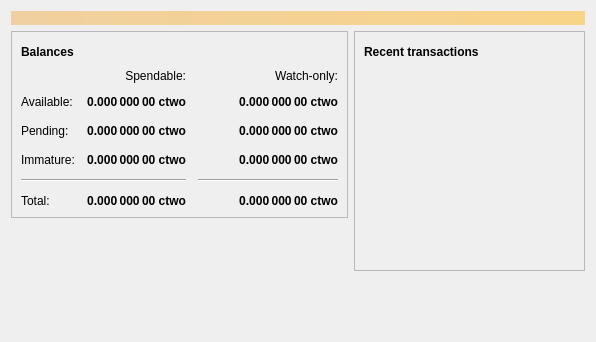
<?xml version="1.0" encoding="UTF-8"?>
<ui version="4.0">
 <class>OverviewPage</class>
 <widget class="QWidget" name="OverviewPage">
  <property name="geometry">
   <rect>
    <x>0</x>
    <y>0</y>
    <width>596</width>
    <height>342</height>
   </rect>
  </property>
  <property name="windowTitle">
   <string>Form</string>
  </property>
  <layout class="QVBoxLayout" name="topLayout">
   <item>
    <widget class="QLabel" name="labelAlerts">
     <property name="visible">
      <bool>false</bool>
     </property>
     <property name="styleSheet">
      <string notr="true">background-color: qlineargradient(x1: 0, y1: 0, x2: 1, y2: 0, stop:0 #F0D0A0, stop:1 #F8D488); color:#000000;</string>
     </property>
     <property name="wordWrap">
      <bool>true</bool>
     </property>
     <property name="margin">
      <number>3</number>
     </property>
    </widget>
   </item>
   <item>
    <layout class="QHBoxLayout" name="horizontalLayout" stretch="1,1">
     <item>
      <layout class="QVBoxLayout" name="verticalLayout_2">
       <item>
        <widget class="QFrame" name="frame">
         <property name="frameShape">
          <enum>QFrame::StyledPanel</enum>
         </property>
         <property name="frameShadow">
          <enum>QFrame::Raised</enum>
         </property>
         <layout class="QVBoxLayout" name="verticalLayout_4">
          <item>
           <layout class="QHBoxLayout" name="horizontalLayout_4">
            <item>
             <widget class="QLabel" name="label_5">
              <property name="font">
               <font>
                <weight>75</weight>
                <bold>true</bold>
               </font>
              </property>
              <property name="text">
               <string>Balances</string>
              </property>
             </widget>
            </item>
            <item>
             <widget class="QPushButton" name="labelWalletStatus">
              <property name="enabled">
               <bool>false</bool>
              </property>
              <property name="maximumSize">
               <size>
                <width>30</width>
                <height>16777215</height>
               </size>
              </property>
              <property name="toolTip">
               <string>The displayed information may be out of date. Your wallet automatically synchronizes with the Bitcoin network after a connection is established, but this process has not completed yet.</string>
              </property>
              <property name="text">
               <string/>
              </property>
              <property name="icon">
               <iconset resource="../bitcoin.qrc">
                <normaloff>:/icons/warning</normaloff>
                <disabledoff>:/icons/warning</disabledoff>:/icons/warning</iconset>
              </property>
              <property name="iconSize">
               <size>
                <width>24</width>
                <height>24</height>
               </size>
              </property>
              <property name="flat">
               <bool>true</bool>
              </property>
             </widget>
            </item>
            <item>
             <spacer name="horizontalSpacer_3">
              <property name="orientation">
               <enum>Qt::Horizontal</enum>
              </property>
              <property name="sizeHint" stdset="0">
               <size>
                <width>40</width>
                <height>20</height>
               </size>
              </property>
             </spacer>
            </item>
           </layout>
          </item>
          <item>
           <layout class="QGridLayout" name="gridLayout">
            <property name="spacing">
             <number>12</number>
            </property>
            <item row="2" column="2">
             <widget class="QLabel" name="labelWatchPending">
              <property name="font">
               <font>
                <weight>75</weight>
                <bold>true</bold>
               </font>
              </property>
              <property name="cursor">
               <cursorShape>IBeamCursor</cursorShape>
              </property>
              <property name="toolTip">
               <string>Unconfirmed transactions to watch-only addresses</string>
              </property>
              <property name="text">
               <string notr="true">0.000 000 00 ctwo</string>
              </property>
              <property name="alignment">
               <set>Qt::AlignRight|Qt::AlignTrailing|Qt::AlignVCenter</set>
              </property>
              <property name="textInteractionFlags">
               <set>Qt::LinksAccessibleByMouse|Qt::TextSelectableByKeyboard|Qt::TextSelectableByMouse</set>
              </property>
             </widget>
            </item>
            <item row="2" column="1">
             <widget class="QLabel" name="labelUnconfirmed">
              <property name="font">
               <font>
                <weight>75</weight>
                <bold>true</bold>
               </font>
              </property>
              <property name="cursor">
               <cursorShape>IBeamCursor</cursorShape>
              </property>
              <property name="toolTip">
               <string>Total of transactions that have yet to be confirmed, and do not yet count toward the spendable balance</string>
              </property>
              <property name="text">
               <string notr="true">0.000 000 00 ctwo</string>
              </property>
              <property name="alignment">
               <set>Qt::AlignRight|Qt::AlignTrailing|Qt::AlignVCenter</set>
              </property>
              <property name="textInteractionFlags">
               <set>Qt::LinksAccessibleByMouse|Qt::TextSelectableByKeyboard|Qt::TextSelectableByMouse</set>
              </property>
             </widget>
            </item>
            <item row="3" column="2">
             <widget class="QLabel" name="labelWatchImmature">
              <property name="font">
               <font>
                <weight>75</weight>
                <bold>true</bold>
               </font>
              </property>
              <property name="cursor">
               <cursorShape>IBeamCursor</cursorShape>
              </property>
              <property name="toolTip">
               <string>Mined balance in watch-only addresses that has not yet matured</string>
              </property>
              <property name="text">
               <string notr="true">0.000 000 00 ctwo</string>
              </property>
              <property name="alignment">
               <set>Qt::AlignRight|Qt::AlignTrailing|Qt::AlignVCenter</set>
              </property>
              <property name="textInteractionFlags">
               <set>Qt::LinksAccessibleByMouse|Qt::TextSelectableByKeyboard|Qt::TextSelectableByMouse</set>
              </property>
             </widget>
            </item>
            <item row="4" column="0" colspan="2">
             <widget class="Line" name="line">
              <property name="orientation">
               <enum>Qt::Horizontal</enum>
              </property>
             </widget>
            </item>
            <item row="4" column="2">
             <widget class="Line" name="lineWatchBalance">
              <property name="sizePolicy">
               <sizepolicy hsizetype="Preferred" vsizetype="Fixed">
                <horstretch>0</horstretch>
                <verstretch>0</verstretch>
               </sizepolicy>
              </property>
              <property name="minimumSize">
               <size>
                <width>140</width>
                <height>0</height>
               </size>
              </property>
              <property name="orientation">
               <enum>Qt::Horizontal</enum>
              </property>
             </widget>
            </item>
            <item row="5" column="0">
             <widget class="QLabel" name="labelTotalText">
              <property name="text">
               <string>Total:</string>
              </property>
             </widget>
            </item>
            <item row="3" column="1">
             <widget class="QLabel" name="labelImmature">
              <property name="font">
               <font>
                <weight>75</weight>
                <bold>true</bold>
               </font>
              </property>
              <property name="cursor">
               <cursorShape>IBeamCursor</cursorShape>
              </property>
              <property name="toolTip">
               <string>Mined balance that has not yet matured</string>
              </property>
              <property name="text">
               <string notr="true">0.000 000 00 ctwo</string>
              </property>
              <property name="alignment">
               <set>Qt::AlignRight|Qt::AlignTrailing|Qt::AlignVCenter</set>
              </property>
              <property name="textInteractionFlags">
               <set>Qt::LinksAccessibleByMouse|Qt::TextSelectableByKeyboard|Qt::TextSelectableByMouse</set>
              </property>
             </widget>
            </item>
            <item row="2" column="3">
             <spacer name="horizontalSpacer_2">
              <property name="orientation">
               <enum>Qt::Horizontal</enum>
              </property>
              <property name="sizeHint" stdset="0">
               <size>
                <width>40</width>
                <height>20</height>
               </size>
              </property>
             </spacer>
            </item>
            <item row="3" column="0">
             <widget class="QLabel" name="labelImmatureText">
              <property name="text">
               <string>Immature:</string>
              </property>
             </widget>
            </item>
            <item row="5" column="1">
             <widget class="QLabel" name="labelTotal">
              <property name="font">
               <font>
                <weight>75</weight>
                <bold>true</bold>
               </font>
              </property>
              <property name="cursor">
               <cursorShape>IBeamCursor</cursorShape>
              </property>
              <property name="toolTip">
               <string>Your current total balance</string>
              </property>
              <property name="text">
               <string notr="true">0.000 000 00 ctwo</string>
              </property>
              <property name="alignment">
               <set>Qt::AlignRight|Qt::AlignTrailing|Qt::AlignVCenter</set>
              </property>
              <property name="textInteractionFlags">
               <set>Qt::LinksAccessibleByMouse|Qt::TextSelectableByKeyboard|Qt::TextSelectableByMouse</set>
              </property>
             </widget>
            </item>
            <item row="5" column="2">
             <widget class="QLabel" name="labelWatchTotal">
              <property name="font">
               <font>
                <weight>75</weight>
                <bold>true</bold>
               </font>
              </property>
              <property name="cursor">
               <cursorShape>IBeamCursor</cursorShape>
              </property>
              <property name="toolTip">
               <string>Current total balance in watch-only addresses</string>
              </property>
              <property name="text">
               <string notr="true">0.000 000 00 ctwo</string>
              </property>
              <property name="alignment">
               <set>Qt::AlignRight|Qt::AlignTrailing|Qt::AlignVCenter</set>
              </property>
              <property name="textInteractionFlags">
               <set>Qt::LinksAccessibleByMouse|Qt::TextSelectableByKeyboard|Qt::TextSelectableByMouse</set>
              </property>
             </widget>
            </item>
            <item row="0" column="2">
             <widget class="QLabel" name="labelWatchonly">
              <property name="text">
               <string>Watch-only:</string>
              </property>
              <property name="alignment">
               <set>Qt::AlignRight|Qt::AlignTrailing|Qt::AlignVCenter</set>
              </property>
             </widget>
            </item>
            <item row="1" column="0">
             <widget class="QLabel" name="labelBalanceText">
              <property name="text">
               <string>Available:</string>
              </property>
             </widget>
            </item>
            <item row="1" column="1">
             <widget class="QLabel" name="labelBalance">
              <property name="font">
               <font>
                <weight>75</weight>
                <bold>true</bold>
               </font>
              </property>
              <property name="cursor">
               <cursorShape>IBeamCursor</cursorShape>
              </property>
              <property name="toolTip">
               <string>Your current spendable balance</string>
              </property>
              <property name="text">
               <string notr="true">0.000 000 00 ctwo</string>
              </property>
              <property name="alignment">
               <set>Qt::AlignRight|Qt::AlignTrailing|Qt::AlignVCenter</set>
              </property>
              <property name="textInteractionFlags">
               <set>Qt::LinksAccessibleByMouse|Qt::TextSelectableByKeyboard|Qt::TextSelectableByMouse</set>
              </property>
             </widget>
            </item>
            <item row="1" column="2">
             <widget class="QLabel" name="labelWatchAvailable">
              <property name="font">
               <font>
                <weight>75</weight>
                <bold>true</bold>
               </font>
              </property>
              <property name="cursor">
               <cursorShape>IBeamCursor</cursorShape>
              </property>
              <property name="toolTip">
               <string>Your current balance in watch-only addresses</string>
              </property>
              <property name="text">
               <string notr="true">0.000 000 00 ctwo</string>
              </property>
              <property name="alignment">
               <set>Qt::AlignRight|Qt::AlignTrailing|Qt::AlignVCenter</set>
              </property>
              <property name="textInteractionFlags">
               <set>Qt::LinksAccessibleByMouse|Qt::TextSelectableByKeyboard|Qt::TextSelectableByMouse</set>
              </property>
             </widget>
            </item>
            <item row="2" column="0">
             <widget class="QLabel" name="labelPendingText">
              <property name="text">
               <string>Pending:</string>
              </property>
             </widget>
            </item>
            <item row="0" column="1">
             <widget class="QLabel" name="labelSpendable">
              <property name="text">
               <string>Spendable:</string>
              </property>
              <property name="alignment">
               <set>Qt::AlignRight|Qt::AlignTrailing|Qt::AlignVCenter</set>
              </property>
             </widget>
            </item>
           </layout>
          </item>
         </layout>
        </widget>
       </item>
       <item>
        <spacer name="verticalSpacer">
         <property name="orientation">
          <enum>Qt::Vertical</enum>
         </property>
         <property name="sizeHint" stdset="0">
          <size>
           <width>20</width>
           <height>40</height>
          </size>
         </property>
        </spacer>
       </item>
      </layout>
     </item>
     <item>
      <layout class="QVBoxLayout" name="verticalLayout_3">
       <item>
        <widget class="QFrame" name="frame_2">
         <property name="frameShape">
          <enum>QFrame::StyledPanel</enum>
         </property>
         <property name="frameShadow">
          <enum>QFrame::Raised</enum>
         </property>
         <layout class="QVBoxLayout" name="verticalLayout">
          <item>
           <layout class="QHBoxLayout" name="horizontalLayout_2">
            <item>
             <widget class="QLabel" name="label_4">
              <property name="font">
               <font>
                <weight>75</weight>
                <bold>true</bold>
               </font>
              </property>
              <property name="text">
               <string>Recent transactions</string>
              </property>
             </widget>
            </item>
            <item>
             <widget class="QPushButton" name="labelTransactionsStatus">
              <property name="enabled">
               <bool>false</bool>
              </property>
              <property name="maximumSize">
               <size>
                <width>30</width>
                <height>16777215</height>
               </size>
              </property>
              <property name="toolTip">
               <string>The displayed information may be out of date. Your wallet automatically synchronizes with the Bitcoin network after a connection is established, but this process has not completed yet.</string>
              </property>
              <property name="text">
               <string/>
              </property>
              <property name="icon">
               <iconset>
                <normaloff>:/icons/warning</normaloff>
                <disabledoff>:/icons/warning</disabledoff>:/icons/warning</iconset>
              </property>
              <property name="iconSize">
               <size>
                <width>24</width>
                <height>24</height>
               </size>
              </property>
              <property name="flat">
               <bool>true</bool>
              </property>
             </widget>
            </item>
            <item>
             <spacer name="horizontalSpacer">
              <property name="orientation">
               <enum>Qt::Horizontal</enum>
              </property>
              <property name="sizeHint" stdset="0">
               <size>
                <width>40</width>
                <height>20</height>
               </size>
              </property>
             </spacer>
            </item>
           </layout>
          </item>
          <item>
           <widget class="QListView" name="listTransactions">
            <property name="styleSheet">
             <string notr="true">QListView { background: transparent; }</string>
            </property>
            <property name="frameShape">
             <enum>QFrame::NoFrame</enum>
            </property>
            <property name="verticalScrollBarPolicy">
             <enum>Qt::ScrollBarAlwaysOff</enum>
            </property>
            <property name="horizontalScrollBarPolicy">
             <enum>Qt::ScrollBarAlwaysOff</enum>
            </property>
            <property name="selectionMode">
             <enum>QAbstractItemView::NoSelection</enum>
            </property>
           </widget>
          </item>
         </layout>
        </widget>
       </item>
       <item>
        <spacer name="verticalSpacer_2">
         <property name="orientation">
          <enum>Qt::Vertical</enum>
         </property>
         <property name="sizeHint" stdset="0">
          <size>
           <width>20</width>
           <height>40</height>
          </size>
         </property>
        </spacer>
       </item>
      </layout>
     </item>
    </layout>
   </item>
  </layout>
 </widget>
 <resources/>
 <connections/>
</ui>
